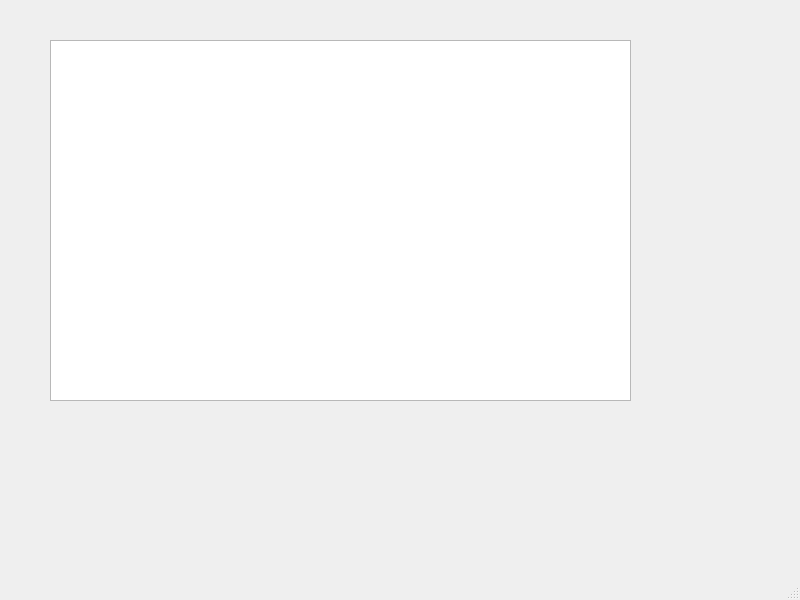
<?xml version="1.0" encoding="UTF-8"?>
<ui version="4.0">
 <class>MainWindow</class>
 <widget class="QMainWindow" name="MainWindow">
  <property name="geometry">
   <rect>
    <x>0</x>
    <y>0</y>
    <width>800</width>
    <height>600</height>
   </rect>
  </property>
  <property name="windowTitle">
   <string>MainWindow</string>
  </property>
  <widget class="QWidget" name="centralwidget">
   <widget class="RealTimePlot" name="graphicsView">
    <property name="geometry">
     <rect>
      <x>50</x>
      <y>40</y>
      <width>581</width>
      <height>361</height>
     </rect>
    </property>
   </widget>
  </widget>
  <widget class="QMenuBar" name="menubar">
   <property name="geometry">
    <rect>
     <x>0</x>
     <y>0</y>
     <width>800</width>
     <height>21</height>
    </rect>
   </property>
  </widget>
  <widget class="QStatusBar" name="statusbar"/>
 </widget>
 <customwidgets>
  <customwidget>
   <class>RealTimePlot</class>
   <extends>QGraphicsView</extends>
   <header location="global">realtimeplot.h</header>
  </customwidget>
 </customwidgets>
 <resources/>
 <connections/>
</ui>
